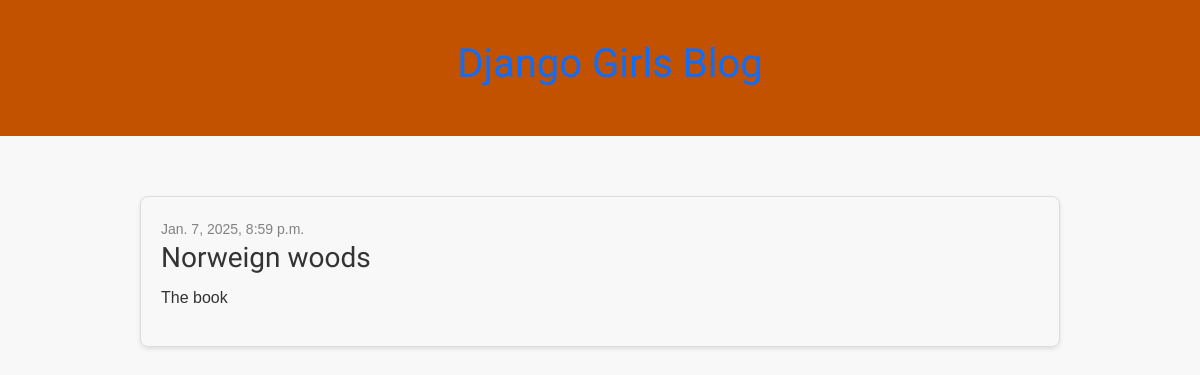
/post/1/, run on an earlier commit of the app's database.
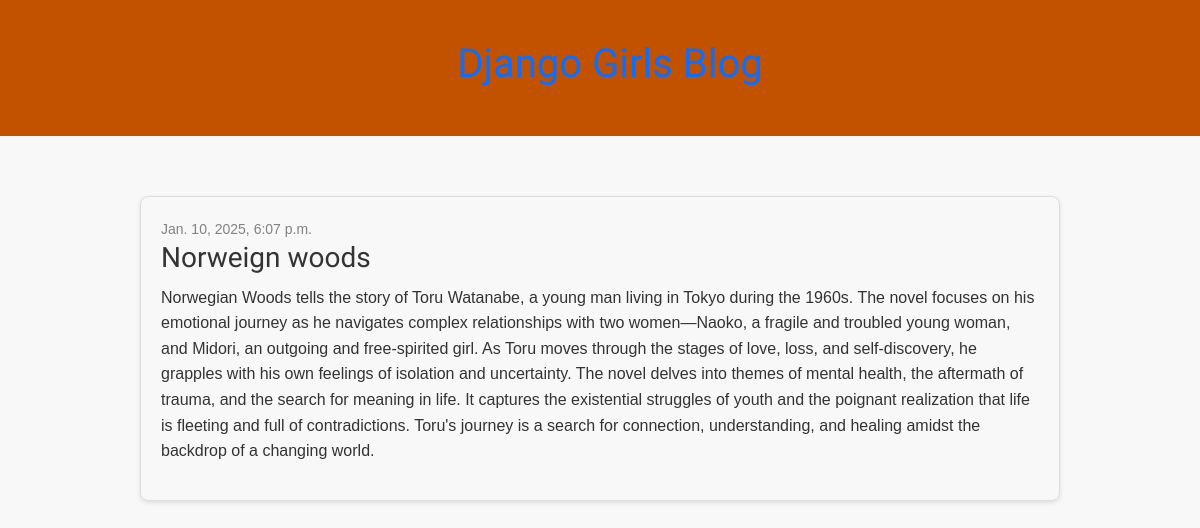
And on a later commit of the database.
### blog/models.py (models this page shows, shortened)
class Post(models.Model):
    author = models.ForeignKey(settings.AUTH_USER_MODEL, on_delete=models.CASCADE)
    title = models.CharField(max_length=200)
    text = models.TextField()
    created_date = models.DateTimeField(default=timezone.now)
    published_date = models.DateTimeField(blank=True, null=True)

### blog/views.py (the view)
# urls.py: path('post/<int:pk>/', views.post_detail, name='post_detail'),  # Detail view for a single post
def post_detail(request, pk):
    post = get_object_or_404(Post, pk=pk)  # Fetch the post by primary key
    return render(request, 'blog/post_detail.html', {'post': post})

### blog/templates/blog/post_detail.html (shortened to what this page needs)
{% extends 'blog/base.html' %}
{% block content %}
    <article class="post">
        {% if post.published_date %}
            <time class="date">
                {{ post.published_date }}
            </time>
        {% endif %}
        <h2>{{ post.title }}</h2>
        <p>{{ post.text|linebreaksbr }}</p>
    </article>
{% endblock %}

What changed in the data, as far as the page shows it:
changed Post "Norweign woods": published_date "Jan. 7, 2025, 8:59 p.m." → "Jan. 10, 2025, 6:07 p.m."; text "The book" → "Norwegian Woods tells the story of Toru Watanabe, a young man living in Tokyo during the 1960s. The novel focuses on his emotional journey as he navigates complex relationships with two women—Naoko, a fragile and troubled young woman, and Midori, an outgoing and free-spirited girl. As Toru moves through the stages of love, loss, and self-discovery, he grapples with his own feelings of isolation and uncertainty. The novel delves into themes of mental health, the aftermath of trauma, and the search for meaning in life. It captures the existential struggles of youth and the poignant realization that life is fleeting and full of contradictions. Toru's journey is a search for connection,…"
